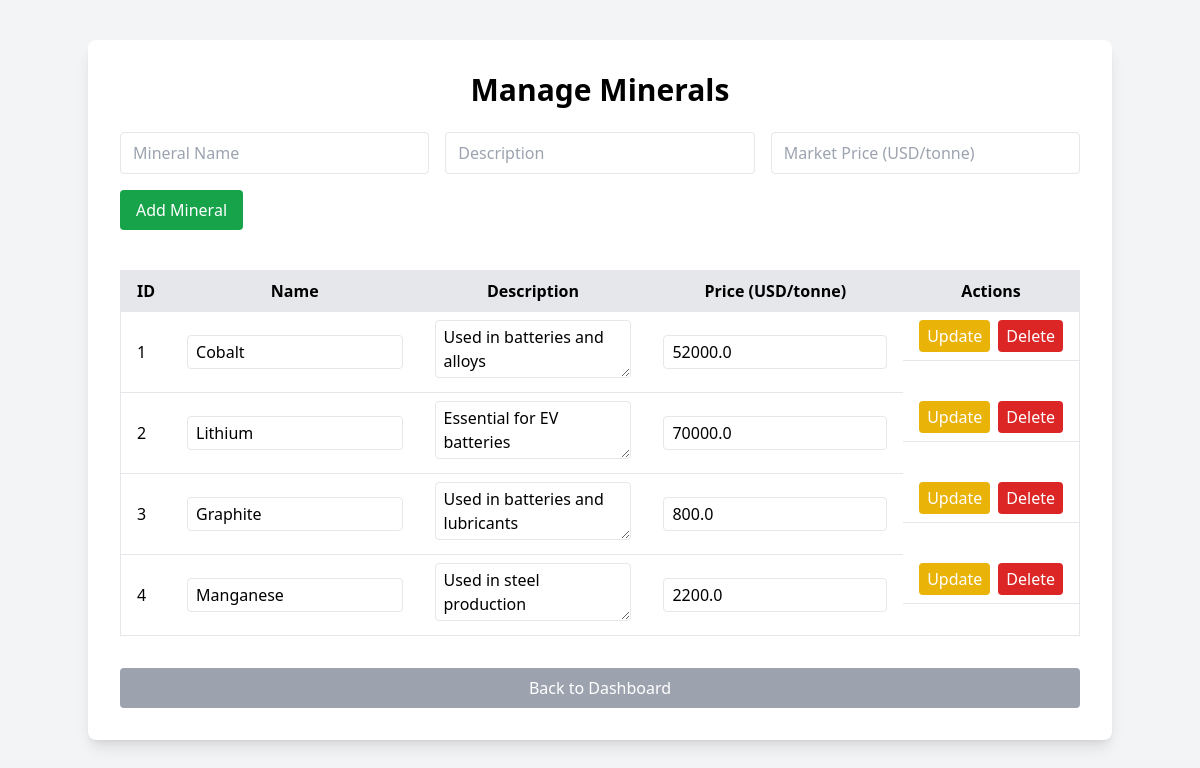
Screenshot of /admin/minerals with the database file from the repository.
### tables this page shows
CREATE TABLE minerals (
    MineralID INTEGER PRIMARY KEY,
    MineralName TEXT NOT NULL,
    Description TEXT NOT NULL,
    MarketPriceUSD_per_tonne REAL NOT NULL
);

### app.py (the view)
@app.route('/admin/minerals', methods=['GET'])
def view_minerals():
    conn = get_db_connection()
    minerals = conn.execute("SELECT * FROM minerals").fetchall()
    conn.close()
    return render_template('admin_minerals_menu.html', minerals=minerals)

### app.py (called while the page is built)
def get_db_connection():
    db_path = os.path.join("Data", "userdata.db")
    conn = sqlite3.connect(db_path, timeout=10)
    conn.row_factory = sqlite3.Row
    return conn

### Templates/admin_minerals_menu.html (shortened to what this page needs)
<!DOCTYPE html>
<html lang="en">
<head>
    <script src="https://cdn.tailwindcss.com"></script>
</head>
<body class="bg-gray-100 min-h-screen">
    <div class="max-w-5xl mx-auto mt-10 bg-white shadow-lg rounded-lg p-8">
        <h2 class="text-3xl font-bold mb-6 text-center">Manage Minerals</h2>
        <form method="post" action="{{ url_for('add_mineral') }}" class="mb-10">
            <div class="grid grid-cols-3 gap-4">
                <input type="text" name="name" placeholder="Mineral Name" class="px-3 py-2 border rounded" required>
                <input type="text" name="description" placeholder="Description" class="px-3 py-2 border rounded" required>
                <input type="number" step="0.01" name="price" placeholder="Market Price (USD/tonne)" class="px-3 py-2 border rounded" required>
            </div>
            <button type="submit" class="mt-4 bg-green-600 text-white px-4 py-2 rounded hover:bg-green-700 transition">Add Mineral</button>
        </form>
        <table class="min-w-full bg-white border rounded">
            <thead class="bg-gray-200">
                <tr>
                    <th class="py-2 px-4 border-b">ID</th>
                    <th class="py-2 px-4 border-b">Name</th>
                    <th class="py-2 px-4 border-b">Description</th>
                    <th class="py-2 px-4 border-b">Price (USD/tonne)</th>
                    <th class="py-2 px-4 border-b">Actions</th>
                </tr>
            </thead>
            <tbody>
                {% for mineral in minerals %}
                <tr class="hover:bg-gray-50">
                    <form method="post" action="{{ url_for('edit_mineral', mineral_id=mineral['MineralID']) }}">
                        <td class="py-2 px-4 border-b">{{ mineral['MineralID'] }}</td>
                        <td class="py-2 px-4 border-b">
                            <input type="text" name="name" value="{{ mineral['MineralName'] }}" class="w-full px-2 py-1 border rounded">
                        </td>
                        <td class="py-2 px-4 border-b">
                            <textarea name="description" class="w-full px-2 py-1 border rounded resize-y" rows="2">{{ mineral['Description'] }}</textarea>
                        </td>
                        <td class="py-2 px-4 border-b">
                            <input type="number" step="0.01" name="price" value="{{ mineral['MarketPriceUSD_per_tonne'] }}" class="w-full px-2 py-1 border rounded">
                        </td>
                        <td class="py-2 px-4 border-b flex gap-2">
                            <button type="submit" class="bg-yellow-500 text-white px-2 py-1 rounded hover:bg-yellow-600 transition">Update</button>
                    </form>
                    <form method="post" action="{{ url_for('delete_mineral', mineral_id=mineral['MineralID']) }}" onsubmit="return confirm('Are you sure you want to delete this mineral?');">
                        <button type="submit" class="bg-red-600 text-white px-2 py-1 rounded hover:bg-red-700 transition">Delete</button>
                    </form>
                </tr>
                {% endfor %}
            </tbody>
        </table>
        <a href="{{ url_for('home') }}" class="block mt-8 bg-gray-400 text-white px-4 py-2 rounded hover:bg-gray-500 transition text-center">Back to Dashboard</a>
    </div>
</body>
</html>

### rows the page displays
minerals: MineralID "1", name "Cobalt", description "Used in batteries and alloys", price "52000.0"
minerals: MineralID "2", name "Lithium", description "Essential for EV batteries", price "70000.0"
minerals: MineralID "3", name "Graphite", description "Used in batteries and lubricants", price "800.0"
minerals: MineralID "4", name "Manganese", description "Used in steel production", price "2200.0"
